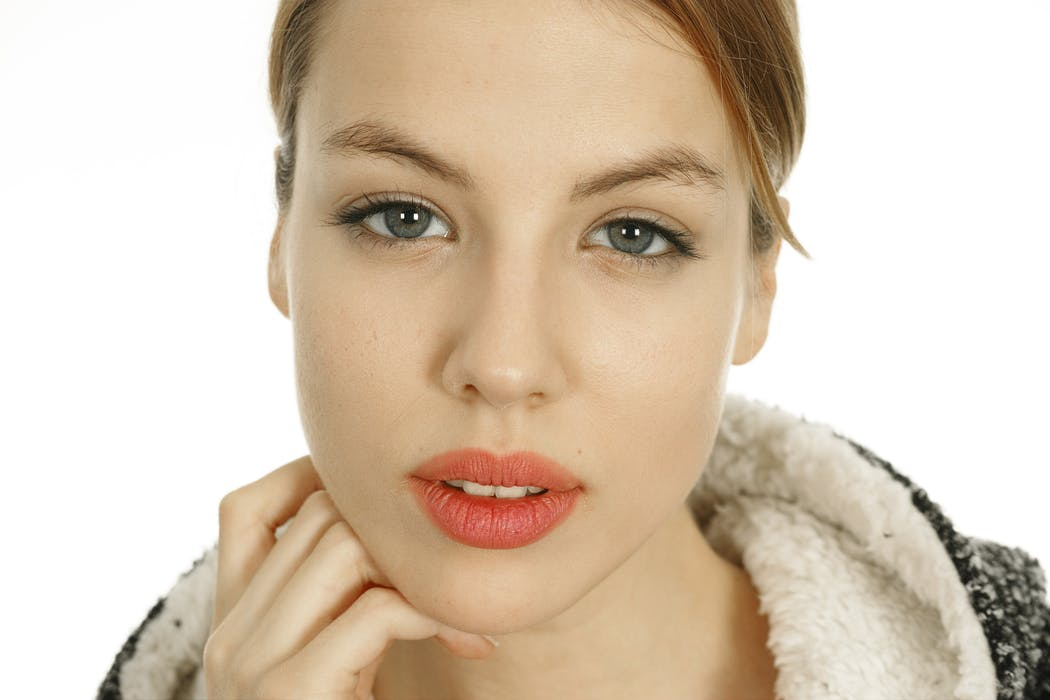
#> input picture 2026_1_산업컴퓨터비전/1_실습/08_FeatureMaching/face.jpeg, 1050 x 700 px, given in place of Lenna.png, which was not available
$ python unsharp_sobel_gabor.py   (older library calls are emulated)
#> lines starting #> are read from the running program, lines starting #| are printed output that depends on the picture; pictures that were not available may be replaced by others from this repository, and a replacement may not be noted
#import argparse
import cv2, numpy as np
from scipy import signal
import matplotlib.pyplot as plt
import math

#parser = argparse.ArgumentParser()
#parser.add_argument('--path', default='Lenna.png', help='Image path')
#params = parser.parse_args()

# Original Image
img = cv2.imread('Lenna.png')
#> img is the input picture: shape (700, 1050, 3); mean B, G, R 181.5, 200.6, 217.3

KSIZE = 11
ALPHA = 2

kernel = cv2.getGaussianKernel(KSIZE, 0)
kernel = -ALPHA * kernel @ kernel.T
kernel[KSIZE//2, KSIZE//2] += 1 + ALPHA
print(kernel.shape, kernel.dtype, kernel.sum())

filtered = cv2.filter2D(img, -1, kernel)

'''
plt.figure(figsize=(8,4))
plt.subplot(121)
plt.axis('off')
plt.title('filtered')
#plt.imshow(filtered[:, :, [2, 1, 0]])
plt.tight_layout()
plt.show()
'''


#cv2.imshow('brefore', img)
#cv2.imshow('Unsharp', filtered)


# Sobel Filter
dx = cv2.Sobel(filtered, cv2.CV_32F, 1, 0)
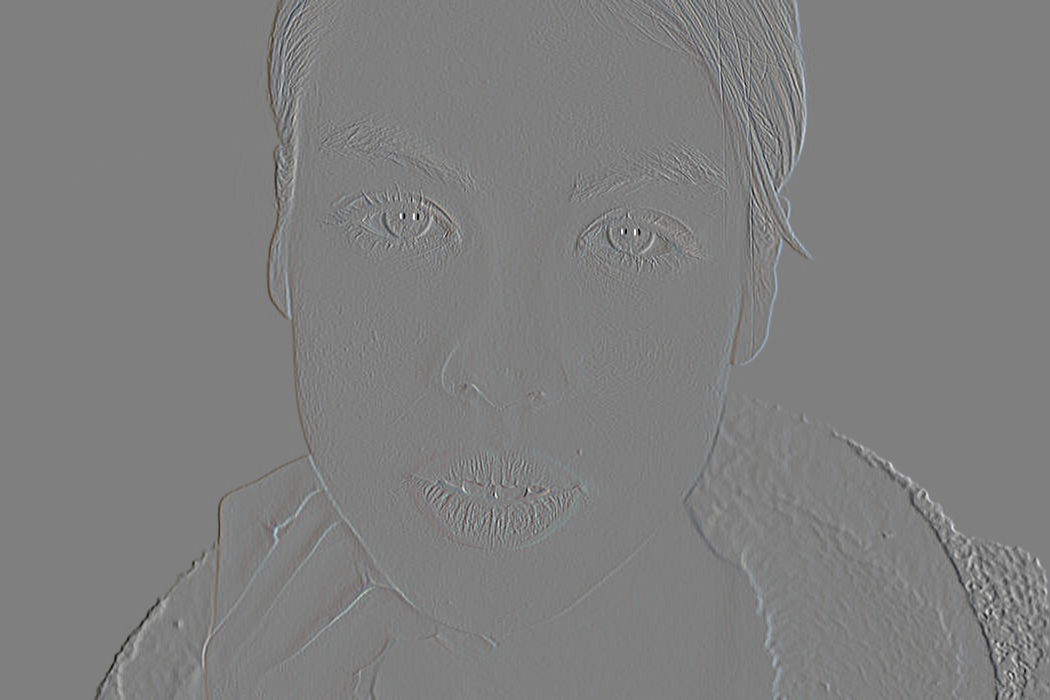
#> dx: shape (700, 1050, 3) float32; mean B, G, R -0.2, -0.2, -0.2; drawn with min black and max white
dy = cv2.Sobel(filtered, cv2.CV_32F, 0, 1)
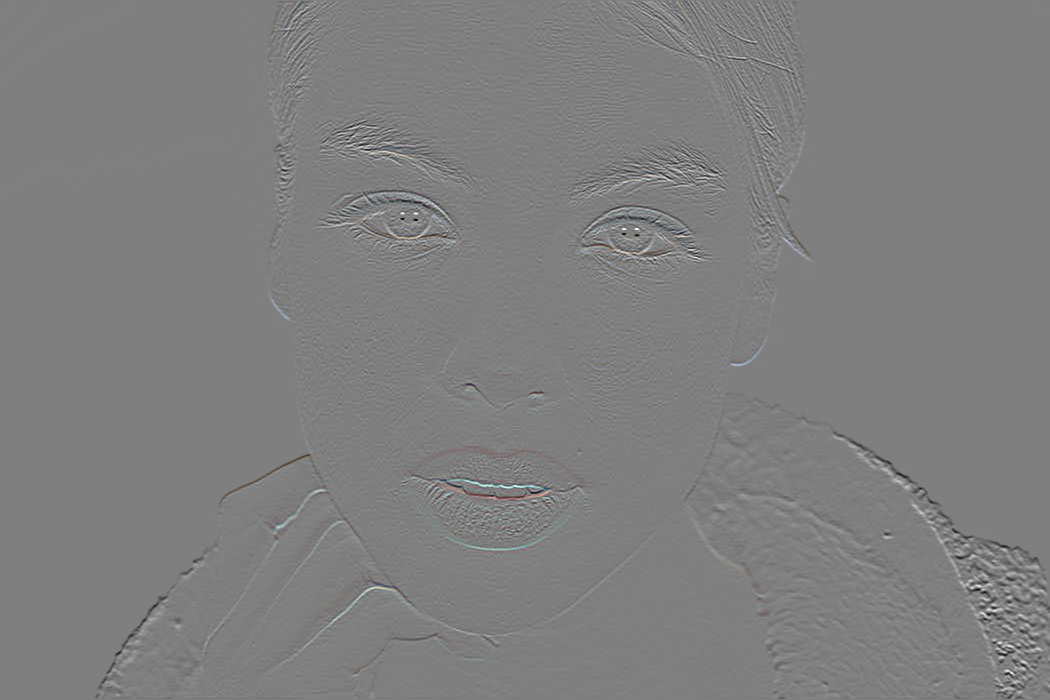
#> dy: shape (700, 1050, 3) float32; mean B, G, R -0.5, -0.4, -0.3; drawn with min black and max white


plt.figure(figsize=(8,3))

plt.subplot(151)
plt.axis('off')
plt.title('original')
plt.imshow(img[:, :, [2, 1, 0]])

plt.subplot(152)
plt.axis('off')
plt.title('Unsharp')
plt.imshow(filtered[:, :, [2, 1, 0]])

plt.subplot(153)
plt.axis('off')
plt.title('image')
plt.imshow(filtered[:, :, [2, 1, 0]], cmap='gray')

plt.subplot(154)
plt.axis('off')
plt.imshow(dx, cmap='gray')
plt.title(r'$\frac{dI}{dx}$')

plt.subplot(155)
plt.axis('off')
plt.title(r'$\frac{dI}{dy}$')
plt.imshow(dy, cmap='gray')
plt.tight_layout()
plt.show()
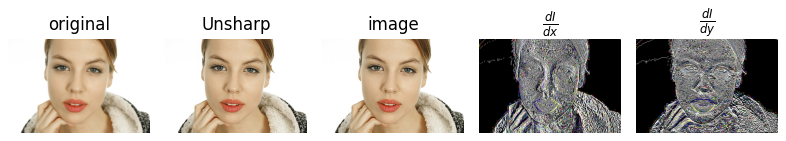
#> figure drawn by matplotlib, 5 panels; B, G, R data is drawn as R, G, B


# Gabor Filter
filtered_gray32 = cv2.cvtColor(filtered, cv2.COLOR_BGR2GRAY).astype(np.float32)
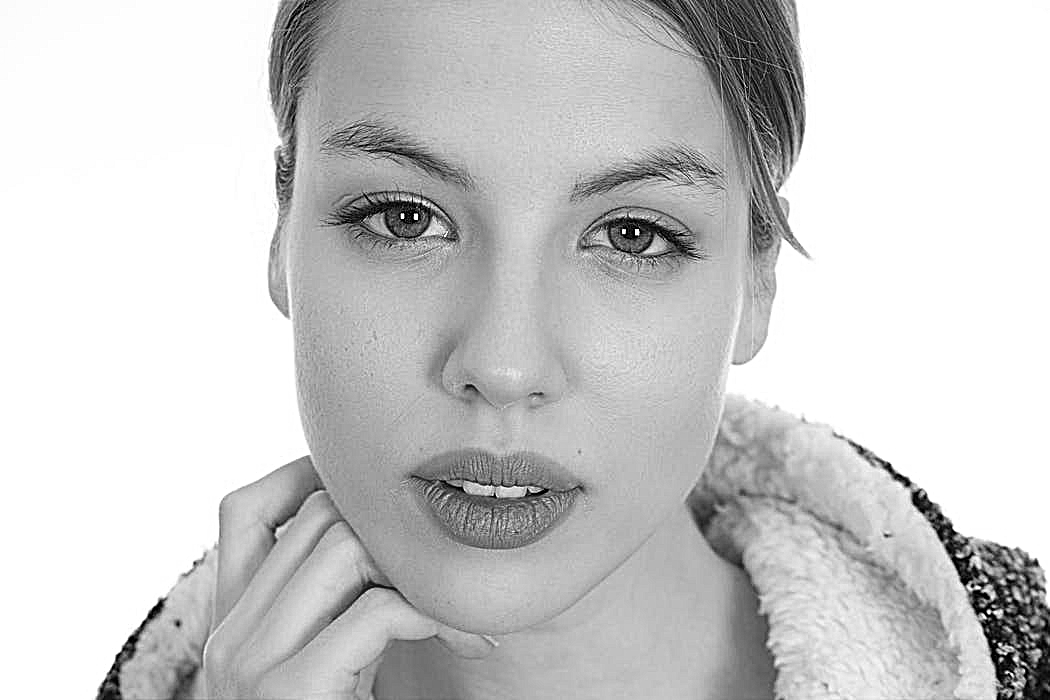
#> filtered_gray32: shape (700, 1050) float32; min 0, max 255, mean 203.4

kernel = cv2.getGaborKernel((21, 21), 5, 1, 10, 1, 0, cv2.CV_32F)
kernel /= math.sqrt((kernel * kernel).sum())

filtered_gabor = cv2.filter2D(filtered_gray32, -1, kernel)
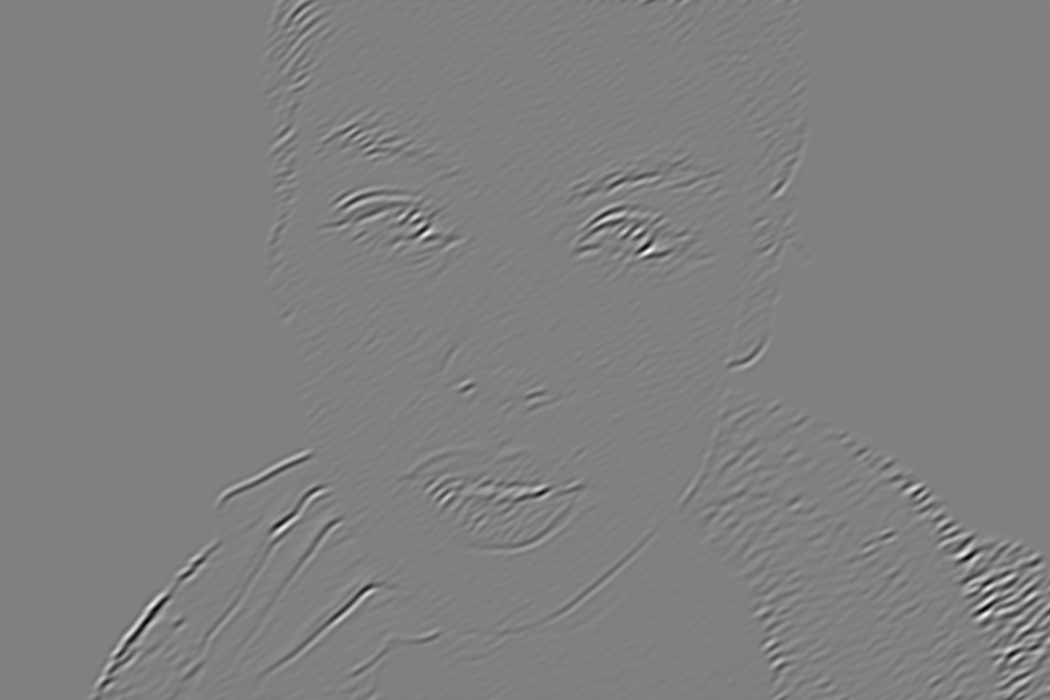
#> filtered_gabor: shape (700, 1050) float32; min -680.6, max 681.1, mean 5.6; drawn with min black and max white

plt.figure(figsize=(8,3))
plt.subplot(131)
plt.axis('off')
plt.title('image')
plt.imshow(filtered_gray32, cmap='gray')

plt.subplot(132)
plt.title('kernel')
plt.imshow(kernel, cmap='gray')

plt.subplot(133)
plt.axis('off')
plt.title('filtered')
plt.imshow(filtered_gabor, cmap='gray')
plt.tight_layout()
plt.show()
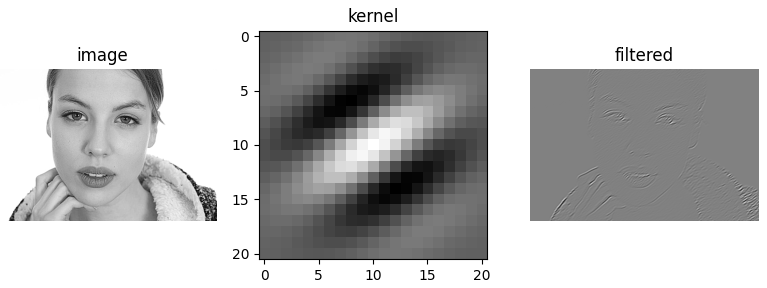
#> figure drawn by matplotlib, 3 panels


cv2.waitKey()
cv2.destroyAllWindows()

$ run again, on 2026_1_산업컴퓨터비전/1_실습/08_FeatureMaching/people.jpg
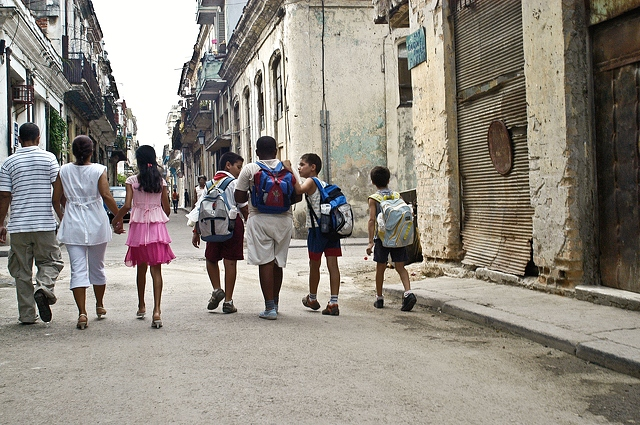
#> input picture 2026_1_산업컴퓨터비전/1_실습/08_FeatureMaching/people.jpg, 640 x 425 px, given in place of Lenna.png, which was not available
#> img is the input picture: shape (425, 640, 3); mean B, G, R 129.8, 138.9, 144.9
#> `filtered_gabor = cv2.filter2D(filtered_gray32, -1, kernel)`:
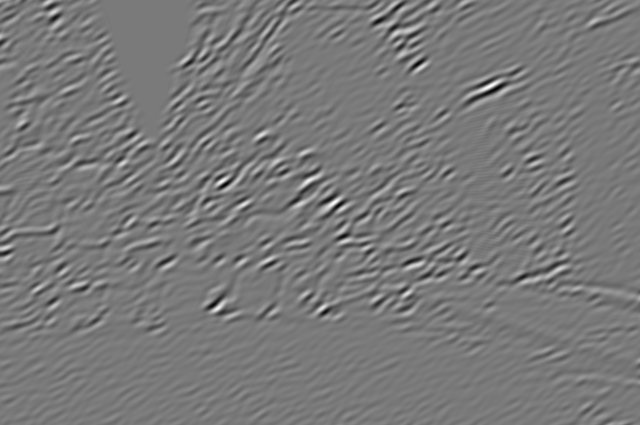
#> filtered_gabor: shape (425, 640) float32; min -735, max 812.2, mean 3.9; drawn with min black and max white
#> `plt.show()`:
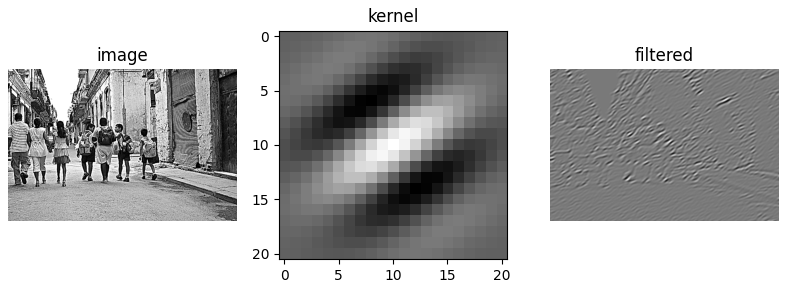
#> figure drawn by matplotlib, 3 panels
